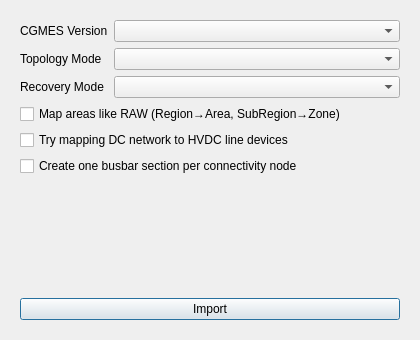
<?xml version="1.0" encoding="UTF-8"?>
<ui version="4.0">
 <class>CgmesImportDialog</class>
 <widget class="QDialog" name="CgmesImportDialog">
  <property name="geometry">
   <rect>
    <x>0</x>
    <y>0</y>
    <width>420</width>
    <height>340</height>
   </rect>
  </property>
  <property name="windowTitle">
   <string>CGMES Import</string>
  </property>
  <layout class="QVBoxLayout" name="verticalLayout">
   <item>
    <widget class="QFrame" name="frame">
     <property name="frameShape">
      <enum>QFrame::Shape::NoFrame</enum>
     </property>
     <layout class="QFormLayout" name="formLayout">
      <item row="0" column="0">
       <widget class="QLabel" name="versionLabel">
        <property name="text">
         <string>CGMES Version</string>
        </property>
       </widget>
      </item>
      <item row="0" column="1">
       <widget class="QComboBox" name="cgmesVersionComboBox"/>
      </item>
      <item row="1" column="0">
       <widget class="QLabel" name="topologyLabel">
        <property name="text">
         <string>Topology Mode</string>
        </property>
       </widget>
      </item>
      <item row="1" column="1">
       <widget class="QComboBox" name="cgmesTopologyComboBox"/>
      </item>
      <item row="2" column="0">
       <widget class="QLabel" name="recoveryLabel">
        <property name="text">
         <string>Recovery Mode</string>
        </property>
       </widget>
      </item>
      <item row="2" column="1">
       <widget class="QComboBox" name="cgmesRecoveryComboBox"/>
      </item>
      <item row="3" column="0" colspan="2">
       <widget class="QCheckBox" name="cgmesMapAreasLikeRawCheckBox">
        <property name="text">
         <string>Map areas like RAW (Region→Area, SubRegion→Zone)</string>
        </property>
       </widget>
      </item>
      <item row="4" column="0" colspan="2">
       <widget class="QCheckBox" name="cgmesTryMapDcToHvdcCheckBox">
        <property name="text">
         <string>Try mapping DC network to HVDC line devices</string>
        </property>
       </widget>
      </item>
      <item row="5" column="0" colspan="2">
       <widget class="QCheckBox" name="cgmesCreateBusbarPerCnCheckBox">
        <property name="text">
         <string>Create one busbar section per connectivity node</string>
        </property>
       </widget>
      </item>
      <item row="6" column="0" colspan="2">
       <spacer name="verticalSpacer">
        <property name="orientation">
         <enum>Qt::Orientation::Vertical</enum>
        </property>
        <property name="sizeHint" stdset="0">
         <size>
          <width>20</width>
          <height>40</height>
         </size>
        </property>
       </spacer>
      </item>
      <item row="7" column="0" colspan="2">
       <widget class="QPushButton" name="importButton">
        <property name="text">
         <string>Import</string>
        </property>
       </widget>
      </item>
     </layout>
    </widget>
   </item>
  </layout>
 </widget>
 <resources/>
 <connections/>
</ui>
